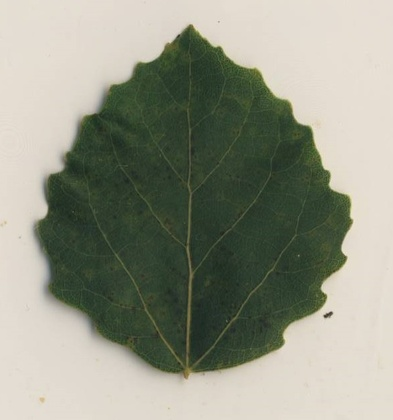
%> input picture 10.jpg, 393 x 420 px, shrunk from 591 x 631 before the run
$ octave --eval "result = corner;"   (GNU Octave 9; MATLAB toolbox functions it lacks are replaced by stand-ins)
%> lines starting %> are read from the running program, lines starting %| are printed output that depends on the picture; in (x1, y1, x2, y2) boxes, pixels count from 0 and x2, y2 are one past the last pixel; in counts of white or black regions, pixels touching at a corner belong together; the program's own positions count from 1
function [cout,marked_img]=corner(varargin)


%   CORNER Find corners in intensity image.
%
%       CORNER works by the following step:
%       1.	Apply the Canny edge detector to the gray level image and obtain a
%       binary edge-map.
%       2.	Extract the edge contours from the edge-map, fill the gaps in the
%       contours.
%       3.	Compute curvature at a low scale for each contour to retain all
%       true corners.
%       4.	All of the curvature local maxima are considered as corner
%       candidates, then rounded corners and false corners due to boundary
%       noise and details were eliminated.
%       5.  End points of line mode curve were added as corner, if they are not
%       close to the above detected corners.
%
%       Syntax :
%       [cout,marked_img]=corner(I,C,T_angle,sig,H,L,Endpiont,Gap_size)
%
%       Input :
%       I -  the input image, it could be gray, color or binary image. If I is
%           empty([]), input image can be get from a open file dialog box.
%       C -  denotes the minimum ratio of major axis to minor axis of an ellipse,
%           whose vertex could be detected as a corner by proposed detector.
%           The default value is 1.5.
%       T_angle -  denotes the maximum obtuse angle that a corner can have when
%           it is detected as a true corner, default value is 162.
%       Sig -  denotes the standard deviation of the Gaussian filter when
%           computeing curvature. The default sig is 3.
%       H,L -  high and low threshold of Canny edge detector. The default value
%           is 0.35 and 0.
%       Endpoint -  a flag to control whether add the end points of a curve
%           as corner, 1 means Yes and 0 means No. The default value is 1.
%       Gap_size -  a paremeter use to fill the gaps in the contours, the gap
%           not more than gap_size were filled in this stage. The default
%           Gap_size is 1 pixels.
%
%       Output :
%       cout -  a position pair list of detected corners in the input image.
%       marked_image -  image with detected corner marked.
%
%       Examples
%       -------
%       I = imread('alumgrns.tif');
%       cout = corner(I,[],[],[],0.2);
%
%       [cout, marked_image] = corner;
%
%       cout = corner([],1.6,155);
%
%
%   Composed by He Xiaochen
%   HKU EEE Dept. ITSR, Apr. 2005
%
%   Algorithm is derived from :
%       X.C. He and N.H.C. Yung, ¡°Curvature Scale Space Corner Detector with
%       Adaptive Threshold and Dynamic Region of Support¡±, Proceedings of the
%       17th International Conference on Pattern Recognition, 2:791-794, August 2004.
%   Improved algorithm is included in ¡°A Corner Detector based on Global and Local
%   Curvature Properties¡±and submitted to Optical Engineering.


[I,C,T_angle,sig,H,L,Endpoint,Gap_size] = parse_inputs(varargin{:});
%> the answer given: 10.jpg
%> in parse_inputs, I is the input picture: size 420x393x3 uint8; mean R, G, B 146.6, 149.3, 133.7
%> C = 1.5; T_angle = 162; sig = 3; H = 0.35; L = 0; Endpoint = 1; Gap_size = 1

if size(I,3)==3
    I=rgb2gray(I); % Transform RGB image to a Gray one.
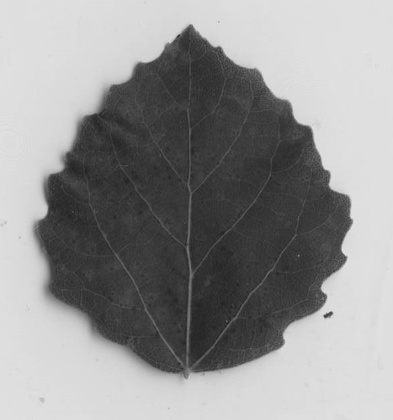
%> I: size 420x393 uint8; min 33, max 231, mean 146.7
end

tic
BW=edge (I,'canny',[L,H]);  % Detect edges
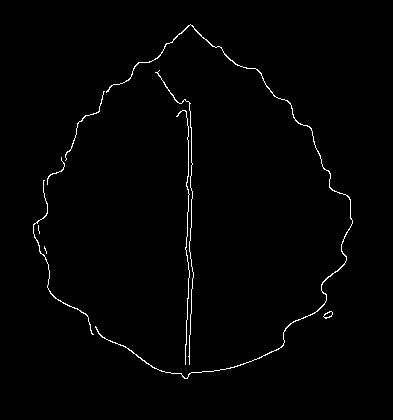
%> BW: size 420x393 logical; 1.2% white in thin lines or dots, all inside (x1, y1, x2, y2) = (33, 24, 353, 379)
time_for_detecting_edge=toc

tic
[curve,curve_start,curve_end,curve_mode,curve_num]=extract_curve(BW,Gap_size);  % Extract curves
time_for_extracting_curve=toc

tic
cout=get_corner(curve,curve_start,curve_end,curve_mode,curve_num,BW,sig,Endpoint,C,T_angle); % Detect corners
time_for_detecting_corner=toc

img=I;
for i=1:size(cout,1)
    img=mark(img,cout(i,1),cout(i,2),5);
end
marked_img=img;
% [4 lines of commented-out code are left out]


function [curve,curve_start,curve_end,curve_mode,cur_num]=extract_curve(BW,Gap_size)
%> called with Gap_size = 1

%   Function to extract curves from binary edge map, if the endpoint of a
%   contour is nearly connected to another endpoint, fill the gap and continue
%   the extraction. The default gap size is 1 pixles.

[L,W]=size(BW);
BW1=zeros(L+2*Gap_size,W+2*Gap_size);
%> BW1: size 422x395 double; every value is 0
BW_edge=zeros(L,W);
BW1(Gap_size+1:Gap_size+L,Gap_size+1:Gap_size+W)=BW;
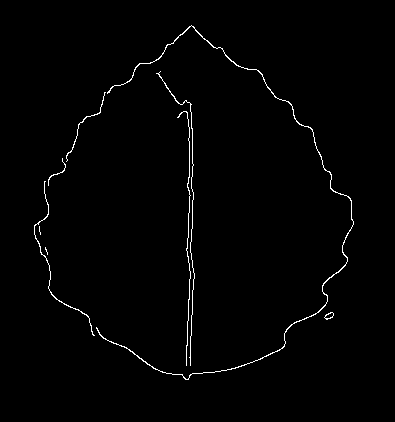
%> BW1: size 422x395 double; values 0 (black) and 1 (white), 1.2% white in thin lines or dots, all inside (x1, y1, x2, y2) = (34, 25, 354, 380)
[r,c]=find(BW1==1);
%> r = 1921 values from 26 to 380; c = 1921 values from 35 to 354
cur_num=0;

while size(r,1)>0
    point=[r(1),c(1)];
    cur=point;
    BW1(point(1),point(2))=0;
    [I,J]=find(BW1(point(1)-Gap_size:point(1)+Gap_size,point(2)-Gap_size:point(2)+Gap_size)==1);
    while size(I,1)>0
        dist=(I-Gap_size-1).^2+(J-Gap_size-1).^2;
        [min_dist,index]=min(dist);
        point=point+[I(index),J(index)]-Gap_size-1;
        cur=[cur;point];
        BW1(point(1),point(2))=0;
        [I,J]=find(BW1(point(1)-Gap_size:point(1)+Gap_size,point(2)-Gap_size:point(2)+Gap_size)==1);
    end

    % Extract edge towards another direction
    point=[r(1),c(1)];
    BW1(point(1),point(2))=0;
    [I,J]=find(BW1(point(1)-Gap_size:point(1)+Gap_size,point(2)-Gap_size:point(2)+Gap_size)==1);
    while size(I,1)>0
        dist=(I-Gap_size-1).^2+(J-Gap_size-1).^2;
        [min_dist,index]=min(dist);
        point=point+[I(index),J(index)]-Gap_size-1;
        cur=[point;cur];
        BW1(point(1),point(2))=0;
        [I,J]=find(BW1(point(1)-Gap_size:point(1)+Gap_size,point(2)-Gap_size:point(2)+Gap_size)==1);
    end

    if size(cur,1)>(size(BW,1)+size(BW,2))/25
        cur_num=cur_num+1;
        curve{cur_num}=cur-Gap_size;
    end
    [r,c]=find(BW1==1);

end
%> this loop made 13 passes
%> after the loop, curve = 6 items

for i=1:cur_num
    curve_start(i,:)=curve{i}(1,:);
    curve_end(i,:)=curve{i}(size(curve{i},1),:);
    if (curve_start(i,1)-curve_end(i,1))^2+...
        (curve_start(i,2)-curve_end(i,2))^2<=32
        curve_mode(i,:)='loop';
    else
        curve_mode(i,:)='line';
    end

    BW_edge(curve{i}(:,1)+(curve{i}(:,2)-1)*L)=1;
end
%> this loop made 6 passes
%> after the loop, curve_end = [335 94; 185 48; 161 66; 93 107; 365 190; 365 186]; curve_mode = {'line', 'line', 'line', 'line', 'line', 'line'}; curve_start = [181 45; 158 62; 92 105; 327 96; 73 156; 117 177]
%> in corner, `[curve,curve_start,curve_end,curve_mode,curve_num]=extract_curve(BW,Ga..`: curve = 6 items; curve_start = [181 45; 158 62; 92 105; 327 96; 73 156; 117 177]; curve_end = [335 94; 185 48; 161 66; 93 107; 365 190; 365 186]; curve_mode = {'line', 'line', 'line', 'line', 'line', 'line'}; curve_num = 6
% [4 lines of commented-out code are left out]


function cout=get_corner(curve,curve_start,curve_end,curve_mode,curve_num,BW,sig,Endpoint,C,T_angle)
%> called with curve_num = 6, sig = 3, Endpoint = 1, C = 1.5, T_angle = 162

corner_num=0;
cout=[];

GaussianDieOff = .0001;
pw = 1:30;
ssq = sig*sig;
%> ssq = 9
width = max(find(exp(-(pw.*pw)/(2*ssq))>GaussianDieOff));
%> width = 12
if isempty(width)
    width = 1;
end
t = (-width:width);
%> t = 25 values from -12 to 12
gau = exp(-(t.*t)/(2*ssq))/(2*pi*ssq);
%> gau = 25 values, max 0.0177 at index 13, min 5.93e-06 at index 1, mean 0.00532
gau=gau/sum(gau);
%> gau = 25 values, max 0.133 at index 13, min 4.46e-05 at index 1, mean 0.04

for i=1:curve_num;
    x=curve{i}(:,1);
    y=curve{i}(:,2);
    W=width;
    L=size(x,1);
    if L>W

        % Calculate curvature
        if curve_mode(i,:)=='loop'
            x1=[x(L-W+1:L);x;x(1:W)];
            y1=[y(L-W+1:L);y;y(1:W)];
        else
            x1=[ones(W,1)*2*x(1)-x(W+1:-1:2);x;ones(W,1)*2*x(L)-x(L-1:-1:L-W)];
            y1=[ones(W,1)*2*y(1)-y(W+1:-1:2);y;ones(W,1)*2*y(L)-y(L-1:-1:L-W)];
        end

        xx=conv(x1,gau);
        xx=xx(W+1:L+3*W);
        yy=conv(y1,gau);
        yy=yy(W+1:L+3*W);
        Xu=[xx(2)-xx(1) ; (xx(3:L+2*W)-xx(1:L+2*W-2))/2 ; xx(L+2*W)-xx(L+2*W-1)];
        Yu=[yy(2)-yy(1) ; (yy(3:L+2*W)-yy(1:L+2*W-2))/2 ; yy(L+2*W)-yy(L+2*W-1)];
        Xuu=[Xu(2)-Xu(1) ; (Xu(3:L+2*W)-Xu(1:L+2*W-2))/2 ; Xu(L+2*W)-Xu(L+2*W-1)];
        Yuu=[Yu(2)-Yu(1) ; (Yu(3:L+2*W)-Yu(1:L+2*W-2))/2 ; Yu(L+2*W)-Yu(L+2*W-1)];
        K=abs((Xu.*Yuu-Xuu.*Yu)./((Xu.*Xu+Yu.*Yu).^1.5));
        K=ceil(K*100)/100;

        % Find curvature local maxima as corner candidates
        extremum=[];
        N=size(K,1);
        n=0;
        Search=1;

        for j=1:N-1
            if (K(j+1)-K(j))*Search>0
                n=n+1;
                extremum(n)=j;  % In extremum, odd points is minima and even points is maxima
                Search=-Search;
            end
        end
        if mod(size(extremum,2),2)==0
            n=n+1;
            extremum(n)=N;
        end

        n=size(extremum,2);
        flag=ones(size(extremum));

        % Compare with adaptive local threshold to remove round corners
        for j=2:2:n
            %I=find(K(extremum(j-1):extremum(j+1))==max(K(extremum(j-1):extremum(j+1))));
            %extremum(j)=extremum(j-1)+round(mean(I))-1; % Regard middle point of plateaus as maxima

            [x,index1]=min(K(extremum(j):-1:extremum(j-1)));
            [x,index2]=min(K(extremum(j):extremum(j+1)));
            ROS=K(extremum(j)-index1+1:extremum(j)+index2-1);
            K_thre(j)=C*mean(ROS);
            if K(extremum(j))<K_thre(j)
                flag(j)=0;
            end
        end
        extremum=extremum(2:2:n);
        flag=flag(2:2:n);
        extremum=extremum(find(flag==1));

        % Check corner angle to remove false corners due to boundary noise and trivial details
        flag=0;
        smoothed_curve=[xx,yy];
        while sum(flag==0)>0
            n=size(extremum,2);
            flag=ones(size(extremum));
            for j=1:n
                if j==1 & j==n
                    ang=curve_tangent(smoothed_curve(1:L+2*W,:),extremum(j));
                elseif j==1
                    ang=curve_tangent(smoothed_curve(1:extremum(j+1),:),extremum(j));
                elseif j==n
                    ang=curve_tangent(smoothed_curve(extremum(j-1):L+2*W,:),extremum(j)-extremum(j-1)+1);
                else
                    ang=curve_tangent(smoothed_curve(extremum(j-1):extremum(j+1),:),extremum(j)-extremum(j-1)+1);
                end
                if ang>T_angle & ang<(360-T_angle)
                    flag(j)=0;
                end
            end

            if size(extremum,2)==0
                extremum=[];
            else
                extremum=extremum(find(flag~=0));
            end
        end

        extremum=extremum-W;
        extremum=extremum(find(extremum>0 & extremum<=L));
        n=size(extremum,2);
        for j=1:n
            corner_num=corner_num+1;
            cout(corner_num,:)=curve{i}(extremum(j),:);
        end
    end
end
%> this loop made 6 passes
%> (L, N, extremum) on passes 1, 2, 3, 5, 6: (215, 239, [4 39 58 131 191]), (44, 68, [16 34]), (101, 125, [25 43]), (327, 351, [4 50 58]), (278, 302, 15)
%> after the loop, K = 302 values, max 4.16 at index 294, min 0 at index 72, mean 0.0502; K_thre = 146 values, max 1.02 at index 68, min 0 at index 1, mean 0.0451; ROS = [0; 0.01; 0.01; 0.04; 0.13; 0.78; 4.16; 0.18; 0.02; 0.01]; Xu = 302 values, max 15.22 at index 1, min -46.86 at index 302, mean 0.422; Xuu = 302 values, max 0.159 at index 27, min -9.44 at index 299, mean -0.214; Yu = 302 values, max 21.83 at index 1, min -23.4 at index 302, mean 0.024; Yuu = 302 values, max 0.0594 at index 104, min -4.62 at index 299, mean -0.155; ang = 392.5; corner_num = 38; cout = 38 rows, first 12: [183 44; 216 47; 225 34; 289 49; 316 87; 171 63; 177 50; 112 99; 117 85; 374 182; 379 186; 374 191]; flag = [1 1 1]; index1 = 7; index2 = 4; smoothed_curve = 302 rows, first 12: [69.21 97.33; 84.43 119.2; 97.2 137.8; 106.7 152; 113 161.8; 116.6 168; 118.3 171.6; 118.8 173.5; 118.8 174.7; 118.4 175.4; 118 176; 117.5 176.5]; x1 = 302 values, max 377 at index 302, min 111 at index 24, mean 232.4; xx = 302 values, max 368.2 at index 294, min 69.21 at index 1, mean 230.4; y1 = 302 values, max 190 at index 116, min 170 at index 1, mean 187; yy = 302 values, max 189.8 at index 198, min 97.33 at index 1, mean 185.6


% Add Endpoints
if Endpoint
    for i=1:curve_num
        if size(curve{i},1)>0 & curve_mode(i,:)=='line'

            % Start point compare with detected corners
            compare_corner=cout-ones(size(cout,1),1)*curve_start(i,:);
            compare_corner=compare_corner.^2;
            compare_corner=compare_corner(:,1)+compare_corner(:,2);
            if min(compare_corner)>25       % Add end points far from detected corners
                corner_num=corner_num+1;
                cout(corner_num,:)=curve_start(i,:);
            end

            % End point compare with detected corners
            compare_corner=cout-ones(size(cout,1),1)*curve_end(i,:);
            compare_corner=compare_corner.^2;
            compare_corner=compare_corner(:,1)+compare_corner(:,2);
            if min(compare_corner)>25
                corner_num=corner_num+1;
                cout(corner_num,:)=curve_end(i,:);
            end
        end
    end
%> after the loop, compare_corner = 44 values, max 115625 at index 30, min 16 at index 43, mean 55646.2; cout = 44 rows, first 12: [183 44; 216 47; 225 34; 289 49; 316 87; 171 63; 177 50; 112 99; 117 85; 374 182; 379 186; 374 191]
end


% [49 lines left out: function curve_tangent, not called in this run]


function img1=mark(img,x,y,w)

[M,N,C]=size(img);
img1=img;

if isa(img,'logical')
    img1(max(1,x-floor(w/2)):min(M,x+floor(w/2)),max(1,y-floor(w/2)):min(N,y+floor(w/2)),:)=...
        (img1(max(1,x-floor(w/2)):min(M,x+floor(w/2)),max(1,y-floor(w/2)):min(N,y+floor(w/2)),:)<1);
    img1(x-floor(w/2)+1:x+floor(w/2)-1,y-floor(w/2)+1:y+floor(w/2)-1,:)=...
        img(x-floor(w/2)+1:x+floor(w/2)-1,y-floor(w/2)+1:y+floor(w/2)-1,:);
else
    img1(max(1,x-floor(w/2)):min(M,x+floor(w/2)),max(1,y-floor(w/2)):min(N,y+floor(w/2)),:)=...
        (img1(max(1,x-floor(w/2)):min(M,x+floor(w/2)),max(1,y-floor(w/2)):min(N,y+floor(w/2)),:)<128)*255;
    img1(x-floor(w/2)+1:x+floor(w/2)-1,y-floor(w/2)+1:y+floor(w/2)-1,:)=...
        img(x-floor(w/2)+1:x+floor(w/2)-1,y-floor(w/2)+1:y+floor(w/2)-1,:);
end


function [I,C,T_angle,sig,H,L,Endpoint,Gap_size] = parse_inputs(varargin);

error(nargchk(0,8,nargin));

Para=[1.5,162,3,0.35,0,1,1]; %Default experience value;

if nargin>=2
    I=varargin{1};
    for i=2:nargin
        if size(varargin{i},1)>0
            Para(i-1)=varargin{i};
        end
    end
end

if nargin==1
    I=varargin{1};
end

if nargin==0 | size(I,1)==0
    [fname,dire]=uigetfile('*.bmp;*.jpg;*.gif','Open the image to be detected');
    I=imread([dire,fname]);
end

C=Para(1);
T_angle=Para(2);
sig=Para(3);
H=Para(4);
L=Para(5);
Endpoint=Para(6);
Gap_size=Para(7);
%> the loop in corner, `for i=1:size(cout,1)` made 44 passes
%> after the loop in corner, `for i=1:size(cout,1)`:
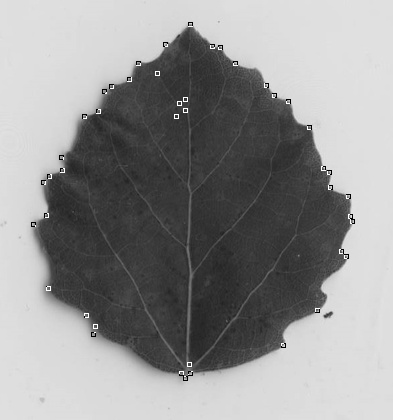
%> img: size 420x393 uint8; 0.43% of pixels changed, all inside (x1, y1, x2, y2) = (31, 22, 355, 381)
%> `result = corner;`: result has the same summary as cout in get_corner

$ run again, on 14.jpg
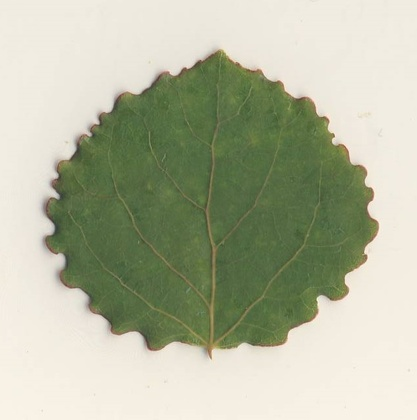
%> input picture 14.jpg, 417 x 420 px, shrunk from 639 x 643 before the run
%> in parse_inputs, I is the input picture: size 420x417x3 uint8; mean R, G, B 179.5, 183.8, 160
%> in corner, `[I,C,T_angle,sig,H,L,Endpoint,Gap_size] = parse_inputs(varargin{:});`: C = 1.5; T_angle = 162; sig = 3; H = 0.35; L = 0; Endpoint = 1
%> BW: size 420x417 logical; 0.76% white in thin lines or dots, all inside (x1, y1, x2, y2) = (43, 50, 379, 359)
%> in extract_curve, `BW1(Gap_size+1:Gap_size+L,Gap_size+1:Gap_size+W)=BW;`:
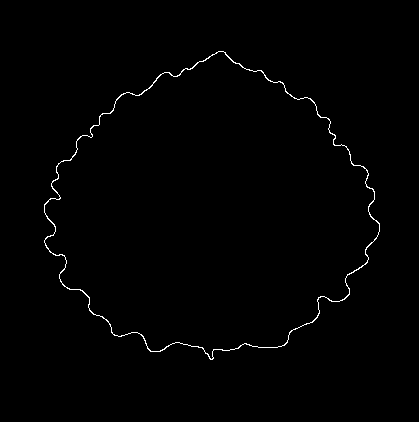
%> BW1: size 422x419 double; values 0 (black) and 1 (white), 0.75% white in thin lines or dots, all inside (x1, y1, x2, y2) = (44, 51, 380, 360)
%> r = 1328 values from 52 to 360; c = 1328 values from 45 to 380
%> the loop in extract_curve, `while size(r,1)>0` made 1 pass
%> cur_num on pass 1: 1
%> after the loop in extract_curve, `while size(r,1)>0`: curve = 1 item
%> the loop in extract_curve, `for i=1:cur_num` made 1 pass
%> after the loop in extract_curve, `for i=1:cur_num`: curve_end = [204 45]; curve_mode = 'loop'; curve_start = [204 44]
%> in corner, `[curve,curve_start,curve_end,curve_mode,curve_num]=extract_curve(BW,Ga..`: curve = 1 item; curve_start = [204 44]; curve_end = [204 45]; curve_mode = 'loop'; curve_num = 1
%> ssq = 9
%> width = 12
%> t = 25 values from -12 to 12
%> in get_corner, `gau = exp(-(t.*t)/(2*ssq))/(2*pi*ssq);`: gau = 25 values, max 0.0177 at index 13, min 5.93e-06 at index 1, mean 0.00532
%> in get_corner, `gau=gau/sum(gau);`: gau = 25 values, max 0.133 at index 13, min 4.46e-05 at index 1, mean 0.04
%> the loop in get_corner, `for i=1:curve_num;` made 1 pass
%> (W, L, N) on pass 1: (12, 1328, 1352)
%> after the loop in get_corner, `for i=1:curve_num;`: K = 1352 values, max 2.16 at index 1344, min 0.01 at index 1, mean 0.0936; K_thre = 204 values, max 1.07 at index 204, min 0 at index 1, mean 0.0688; ROS = [0.07; 0.09; 2.16; 1.91; 0.06; 0.01]; Xu = 1352 values, max 25.19 at index 1, min -26.48 at index 1352, mean 0.00539; Xuu = 1352 values, max 0.129 at index 374, min -5.42 at index 1349, mean -0.0397; Yu = 1352 values, max 6.05 at index 1, min -5.55 at index 1352, mean -0.00179; Yuu = 1352 values, max 0.132 at index 802, min -1.3 at index 4, mean -0.00894; ang = 30.28; corner_num = 58; cout = 58 rows, first 12: [204 44; 239 45; 255 56; 255 62; 289 69; 297 89; 316 102; 333 112; 335 142; 350 150; 342 177; 347 202]; extremum = 58 values from 1 to 1318; flag = 60 values from 1 to 1; index1 = 3; index2 = 4; smoothed_curve = 1352 rows, first 12: [112.7 28.1; 137.9 34.15; 159.3 39.14; 175.7 42.77; 187 45.03; 194.1 46.19; 198.2 46.58; 200.5 46.5; 201.8 46.2; 202.7 45.81; 203.4 45.4; 204 45.03]; x1 = 1352 values, max 359 at index 361, min 51 at index 997, mean 211.5; xx = 1352 values, max 357.9 at index 362, min 51.45 at index 1000, mean 211.1; y1 = 1352 values, max 379 at index 663, min 44 at index 13, mean 205.1; yy = 1352 values, max 378.8 at index 667, min 25.42 at index 1352, mean 205
%> the loop in get_corner, `for i=1:curve_num` made 1 pass
%> the loop in corner, `for i=1:size(cout,1)` made 58 passes
%> after the loop in corner, `for i=1:size(cout,1)`:
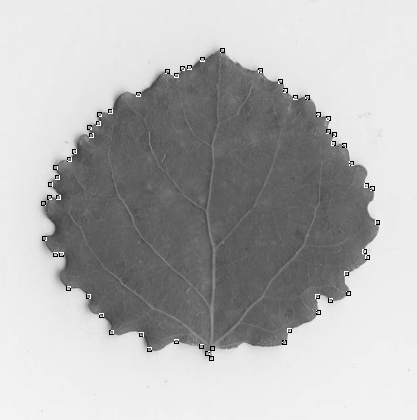
%> img: size 420x417 uint8; min 0, max 255, mean 179.3
%> result has the same summary as cout in get_corner
